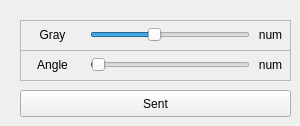
       <widget class="QWidget" name="tab_9">
        <attribute name="title">
         <string>White</string>
        </attribute>
        <widget class="QFrame" name="frame_42">
         <property name="geometry">
          <rect>
           <x>20</x>
           <y>20</y>
           <width>271</width>
           <height>31</height>
          </rect>
         </property>
         <property name="frameShape">
          <enum>QFrame::StyledPanel</enum>
         </property>
         <property name="frameShadow">
          <enum>QFrame::Raised</enum>
         </property>
         <widget class="QLabel" name="label_8">
          <property name="geometry">
           <rect>
            <x>0</x>
            <y>0</y>
            <width>65</width>
            <height>30</height>
           </rect>
          </property>
          <property name="text">
           <string>Gray</string>
          </property>
          <property name="alignment">
           <set>Qt::AlignCenter</set>
          </property>
         </widget>
         <widget class="QSlider" name="Slider_Gray">
          <property name="geometry">
           <rect>
            <x>70</x>
            <y>0</y>
            <width>160</width>
            <height>29</height>
           </rect>
          </property>
          <property name="minimum">
           <number>0</number>
          </property>
          <property name="maximum">
           <number>255</number>
          </property>
          <property name="pageStep">
           <number>1</number>
          </property>
          <property name="value">
           <number>100</number>
          </property>
          <property name="orientation">
           <enum>Qt::Horizontal</enum>
          </property>
         </widget>
         <widget class="QLabel" name="Gray_num">
          <property name="geometry">
           <rect>
            <x>230</x>
            <y>0</y>
            <width>41</width>
            <height>30</height>
           </rect>
          </property>
          <property name="text">
           <string>num</string>
          </property>
          <property name="alignment">
           <set>Qt::AlignCenter</set>
          </property>
         </widget>
        </widget>
        <widget class="QFrame" name="frame_43">
         <property name="geometry">
          <rect>
           <x>20</x>
           <y>50</y>
           <width>271</width>
           <height>31</height>
          </rect>
         </property>
         <property name="frameShape">
          <enum>QFrame::StyledPanel</enum>
         </property>
         <property name="frameShadow">
          <enum>QFrame::Raised</enum>
         </property>
         <widget class="QLabel" name="label_9">
          <property name="geometry">
           <rect>
            <x>0</x>
            <y>0</y>
            <width>65</width>
            <height>30</height>
           </rect>
          </property>
          <property name="text">
           <string>Angle</string>
          </property>
          <property name="alignment">
           <set>Qt::AlignCenter</set>
          </property>
         </widget>
         <widget class="QSlider" name="Slider_Angle">
          <property name="geometry">
           <rect>
            <x>70</x>
            <y>0</y>
            <width>160</width>
            <height>29</height>
           </rect>
          </property>
          <property name="minimum">
           <number>1</number>
          </property>
          <property name="maximum">
           <number>360</number>
          </property>
          <property name="pageStep">
           <number>1</number>
          </property>
          <property name="value">
           <number>4</number>
          </property>
          <property name="orientation">
           <enum>Qt::Horizontal</enum>
          </property>
         </widget>
         <widget class="QLabel" name="Angle_num">
          <property name="geometry">
           <rect>
            <x>230</x>
            <y>0</y>
            <width>41</width>
            <height>30</height>
           </rect>
          </property>
          <property name="text">
           <string>num</string>
          </property>
          <property name="alignment">
           <set>Qt::AlignCenter</set>
          </property>
         </widget>
        </widget>
        <widget class="QPushButton" name="White_sent">
         <property name="geometry">
          <rect>
           <x>20</x>
           <y>90</y>
           <width>271</width>
           <height>27</height>
          </rect>
         </property>
         <property name="text">
          <string>Sent</string>
         </property>
        </widget>
       </widget>
